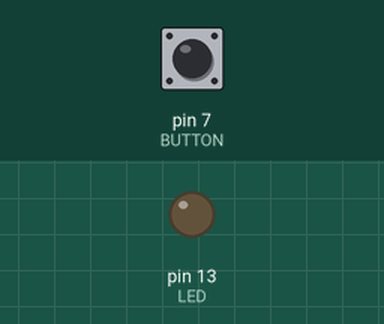
Simulated run of this sketch. Board: Arduino Uno, built with avr-gcc and run on an emulated ATmega328P. Shown: output pins drawn as LEDs (lit = HIGH). Inputs (shaded band) come from the test bench; at power-on: pin 7 (BUTTON) LOW. What the sketch prints to the serial monitor is not drawn.

Above: at 1.2 s.
1.3 s: pin 7 (BUTTON) pulled HIGH for 0.15 s
At 1.37 s:
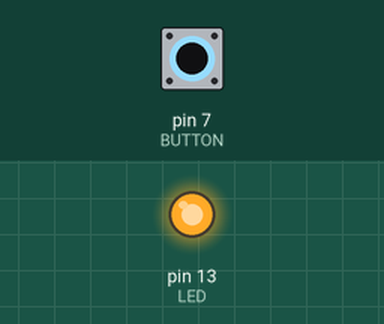
2.9 s: pin 7 (BUTTON) pulled HIGH for 3.2 s
At 7.4 s:
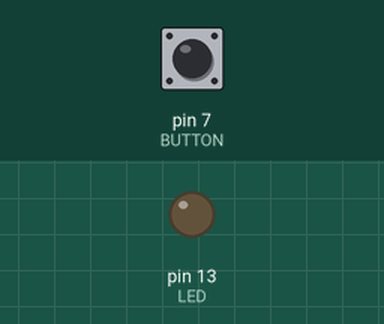
Timing chart, 0 to 8.9 s (numbered marks = the images above; inputs shaded):
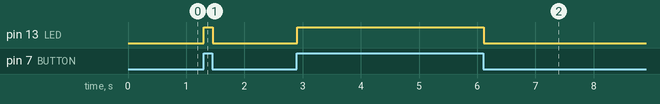

Measured:
- after the input at 1.3 s, pin 13 (LED): LOW → HIGH at once, → LOW 0.15 s later
- after the input at 2.9 s, pin 13 (LED): LOW → HIGH at once, → LOW 3.2 s later

The sketch:

button1.pde
```cpp
/*
Test for buttons stuff
 */

const int BAUD_RATE= 9600;
const int LED= 13;
const int BUTTON= 7;

void setup() {
  // initialize stuff.
  Serial.begin(BAUD_RATE);
  pinMode(LED, OUTPUT);
  pinMode(BUTTON, INPUT);
  //pinMode(12, OUTPUT);
}


void loop() {
  Serial.println("hello world");
  int BUTTON_STATE= digitalRead(BUTTON);
  int old_button_state = LOW;
  if (BUTTON_STATE == HIGH && old_button_state==LOW){
    digitalWrite(LED, HIGH);
    delay(50);              // wait for stabilization
  }
  if (BUTTON_STATE == LOW){
    digitalWrite(LED, LOW);
    delay(50);
  }
  old_button_state = BUTTON_STATE;
}
```
